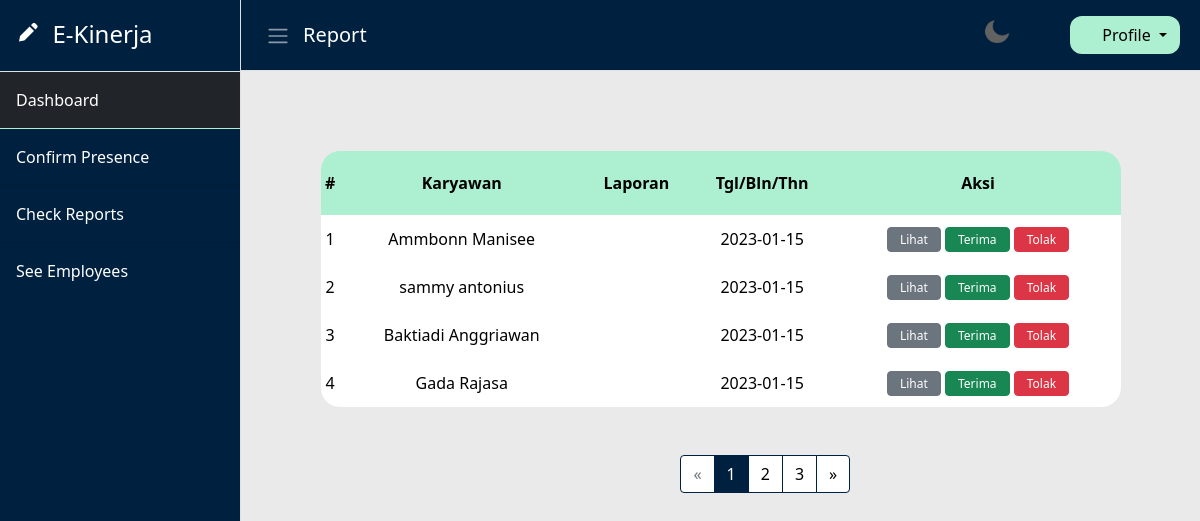
/web/report/show.php (signed in), run on the app's committed database.
### tables this page shows
CREATE TABLE `reports` (
  `id` bigint(20) NOT NULL,
  `title` varchar(256) NOT NULL,
  `description` text NOT NULL,
  `date_of_submission` timestamp NOT NULL DEFAULT current_timestamp() ON UPDATE current_timestamp(),
  `is_approved` tinyint(1) NOT NULL DEFAULT 0,
  `is_rejected` tinyint(1) NOT NULL DEFAULT 0,
  `is_pending` tinyint(1) NOT NULL DEFAULT 1,
  `user_id` bigint(20) NOT NULL
);

CREATE TABLE `users` (
  `id` bigint(20) NOT NULL,
  `username` varchar(64) NOT NULL,
  `password` varchar(64) NOT NULL,
  `first_name` varchar(64) NOT NULL,
  `last_name` varchar(64) NOT NULL,
  `picture` text DEFAULT NULL,
  `address` varchar(64) NOT NULL,
  `date_of_birth` date NOT NULL,
  `date_of_admission` datetime DEFAULT NULL,
  `position_id` bigint(20) NOT NULL,
  `division_id` bigint(20) NOT NULL
);

### config/DBConfig.php (called while the page is built, shortened)
<?php
    class DBConfig {
        static function connect() {
            $host = "localhost:3306";
            $user = "root";
            $pass = "";
            $db = "project_pwl";
            $conn = mysqli_connect($host, $user, $pass, $db);
            if (!$conn) {
                die("Connection Failed : " . mysqli_connect_error());
                return null;
            }
            else return $conn;
        }
    }
?>

### controller/ReportsController.php (called while the page is built, shortened)
<?php
    require_once("../../config/DBConfig.php");
    class ReportsController {
        public function readPendingReportsByDivisionId($division_id) {
            $this -> conn = DBConfig::connect();
            $sql = ReportsQuery::$readPendingReportsByDivisionId;
            $stmt = mysqli_prepare($this->conn, $sql);
            $stmt -> bind_param("s", $division_id);
            $stmt -> execute();
            return $stmt -> get_result();
        }
    }
?>

### web/report/show.php (the view, shortened to what this page needs)
<?php
    require_once("../../controller/ReportsController.php");
    $report_controller = new ReportsController();
    $pstResult = $report_controller -> readPendingReportsByDivisionId($user['division_id']);
?>
<!DOCTYPE html>
<html lang="en">
    <head>
        <?php
            include("../layout/header.php");
        ?>
    </head>
    <body>
        <div class="d-flex" id="wrapper">
            <?php include("../layout/sidebar.php") ?>
            <div id="page-content-wrapper">
                <?php include("../layout/navbar.php") ?>
                <div class="container">
                    <div class="container-table">
                        <table>
                            <tr class="table-header bg-table-header">
                                <th>#</th>
                                <th>Karyawan</th>
                                <th>Laporan</th>
                                <th>Tgl/Bln/Thn</th>
                                <th>Aksi</th>
                            </tr>
                            <?php
                                $page = (isset($_GET['page']))
                                        ? $_GET['page']
                                        : 1;
                                $pagination = (mysqli_num_rows($pstResult) > 5)
                                            ? 5
                                            : mysqli_num_rows($pstResult);
                                $index = $pagination * ($page - 1);
                                for ($i = $index; $i < $pagination * $page; $i++) {
                                    $data = $pstResult -> fetch_array(MYSQLI_BOTH);
                            ?>
                            <tr class="table-body bg-table-body-odd">
                                <td><?= ($i+1) ?></td>
                                <td><?= $data['first_name'] . " " . $data['last_name'] ?></td>
                                <td><?= $data['title'] ?></td>
                                <td><?= $data['date_of_submission'] ?></td>
                                <td>
                                    <a href="#" class="btn btn-secondary">Lihat</a>
                                    <a href="<?= htmlspecialchars($_SERVER['PHP_SELF']) . "?update=accept&report_id=" . $data['id'] ?>" class="btn btn-success">Terima</a>
                                    <a href="<?= htmlspecialchars($_SERVER['PHP_SELF']) . "?update=reject&report_id=" . $data['id'] ?>" class="btn btn-danger">Tolak</a>
                                </td>
                            </tr>
                            <?php } ?>
                        </table>
                    </div>
                    <?php include("../layout/pagination.php") ?>
                </div>
            </div>
        </div>
    </body>
</html>

### asset/css/main.css (style rules this page uses)
* { box-sizing: border-box; }

### asset/css/report/show.css (style rules this page uses)
.bg-table-header { background-color: #ADEFD1; }
.bg-table-body-odd { background-color: #FFFFFF; }
.container { margin: 5rem auto; width: 50rem; height: 40rem; padding: 0; }
.container-table table { width: 100%; height: fit-content; }
.container-table table tr:first-of-type th:first-of-type { border-radius: 20px 0 0 0; }
.container-table table tr:first-of-type th:last-of-type { border-radius: 0 20px 0 0; }
.container-table table tr:last-of-type td:first-of-type { border-radius: 0 0 0 20px; }
.container-table table tr:last-of-type td:last-of-type { border-radius: 0 0 20px 0; }
.container-table table .table-header { height: 4rem; }
.container-table table .table-body { height: 3rem; }
.container-table table th, .container-table table td { text-align: center; }
.container-table table a { height: 25px; font-size: 12px; padding-top: 3px; }

### data on the page
reports: user.first_name "Ammbonn", user.last_name "Manisee", date_of_submission "2023-01-15"
reports: user.first_name "sammy", user.last_name "antonius", date_of_submission "2023-01-15"
reports: user.first_name "Baktiadi", user.last_name "Anggriawan", date_of_submission "2023-01-15"
reports: user.first_name "Gada", user.last_name "Rajasa", date_of_submission "2023-01-15"

### other printed values
$title "Report"
